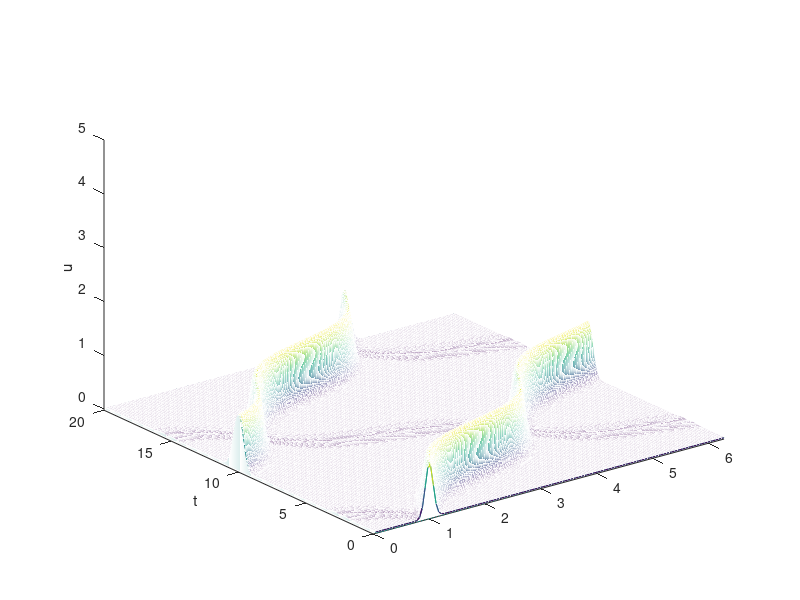

Source code (MATLAB):
% Modified p6.m Script
% variable coefficient wave equation from Trefethen's 'Spectral Methods in Matlab' book
% u_t + c(x)u_x = 0 with periodic boundaries
clear;
close all;
%% 
N = 128;
h = 2*pi/N; 
x = h*(1:N); 
t = 0; 
dt = h/4;
c = 0.2 + sin(x-1).^2; % variable coefficient
v = exp(-100*(x-1).^2); % initial condition
vold = exp(-100*(x-.2*dt-1).^2);
k = [0:N/2-1 0 -N/2+1:-1];
%% 
tmax = 20;
tplot = .50;
plotgap = round(tplot/dt); 
dt = tplot/plotgap;
nplots = round(tmax/tplot);
data = [v; zeros(nplots,N)]; 
tdata = t;
U = [v; zeros(nplots*plotgap-1,N)];
T = [t; zeros(nplots*plotgap-1,1)];

for i = 1:nplots
    for n = 1:plotgap
        t = t+dt;
        w_hat = 1i*k .* fft(v);
        w = real(ifft(w_hat));
        vnew = vold - 2*dt*c.*w; 
        vold = v; 
        v = vnew;
        U(plotgap*(i-1)+n,:) = v;
        T(plotgap*(i-1)+n) = t;
    end
    data(i+1,:) = v; 
    tdata = [tdata; t];
end
%%
close all;
figure();
view(10,70);
view(3)
axis([0 2*pi 0 tmax min(min(data)) 5]);
ylabel('t');
zlabel('u');
%colormap(1e-6*[1 1 1]);

hold on;
%waterfall(x,tdata,data);
waterfall(x,T,U);